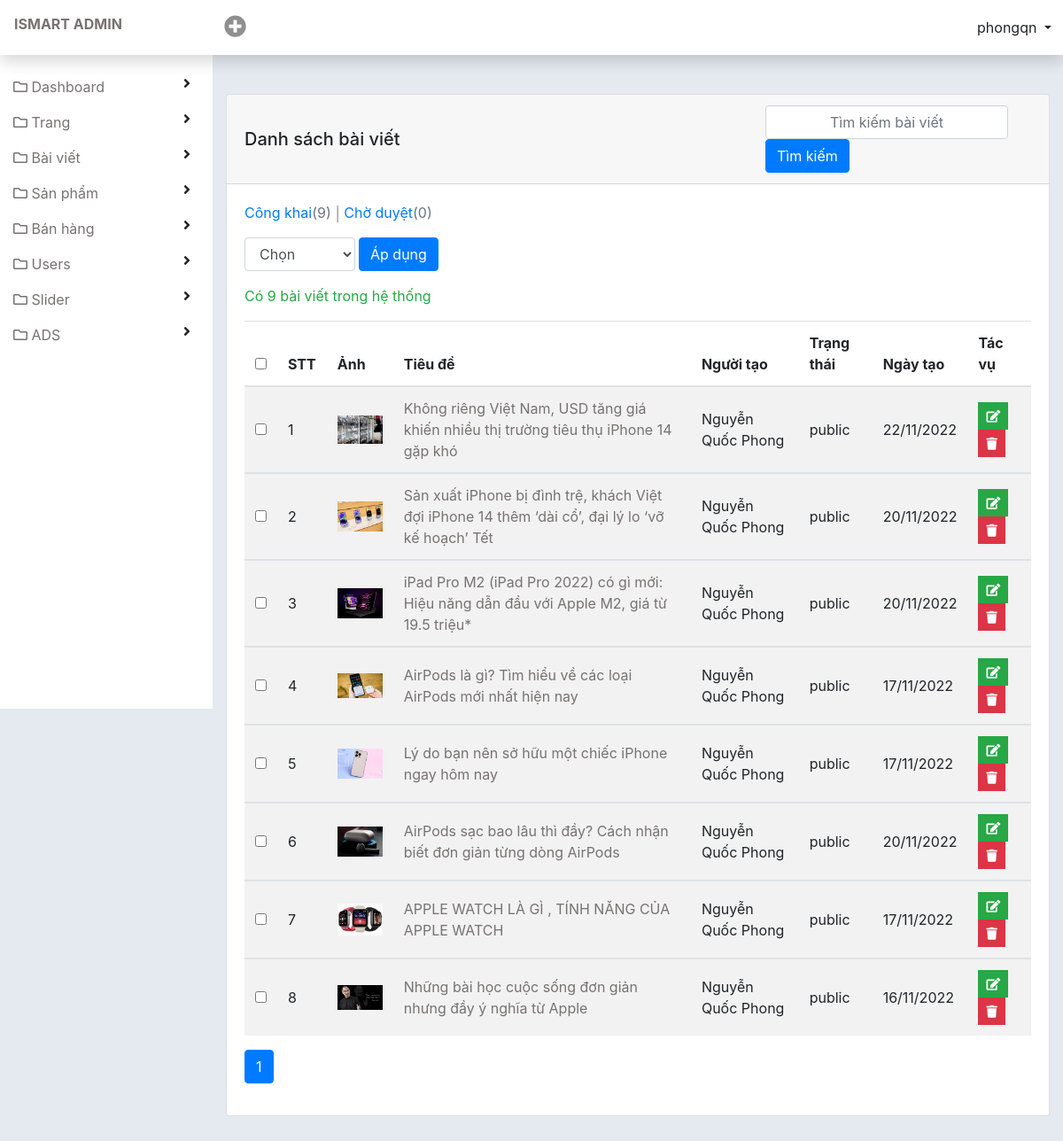
/admin/index.php?mod=post (signed in), run on the app's committed database.
### tables this page shows
CREATE TABLE `tbl_post` (
  `post_id` int(11) NOT NULL,
  `post_title` varchar(255) NOT NULL,
  `post_url` varchar(255) NOT NULL,
  `post_content` text NOT NULL,
  `post_thumb` varchar(255) NOT NULL,
  `status` set('public','pending') NOT NULL DEFAULT 'public',
  `cat_id` int(11) NOT NULL,
  `creator` varchar(255) NOT NULL,
  `created_at` int(11) NOT NULL,
  `update_at` int(11) NOT NULL,
  `updated_user` varchar(255) NOT NULL
);

### admin/libraries/database.php (called while the page is built, shortened)
<?php
function db_query($query_string)
{
    global $conn;
    $result = mysqli_query($conn, $query_string);
    return $result;
}
function db_fetch_array($query_string)
{
    $result = array();
    $mysqli_result = db_query($query_string);
    while ($row = mysqli_fetch_assoc($mysqli_result)) {
        $result[] = $row;
    }
    return $result;
}
function db_num_rows($query_string)
{
    $mysqli_result = db_query($query_string);
    return mysqli_num_rows($mysqli_result);
}

### admin/modules/post/models/indexModel.php (called while the page is built, shortened)
<?php
function get_number_post()
{
    $number = db_num_rows("select * from `tbl_post`");
    if ($number > 0) {
        return $number;
    }
    return 0;
}
function get_list_post($start = 1, $num_per_page = 5)
{
    return db_fetch_array("select `tbl_post`.*,`tbl_category`.`cat_title` from `tbl_post` inner join `tbl_category` on `tbl_post`.`cat_id` =  `tbl_category`.`cat_id` LIMIT {$start},{$num_per_page}");
}
function get_status($table, $field)
{
    $item = db_num_rows("select * from `{$table}` where `status` = '{$field}'");
    return $item;
}

### admin/modules/post/controllers/indexController.php (called while the page is built, shortened)
<?php
function indexAction()
{
    $num_per_page = 10;
    $total_row = get_number_post();
    $num_page = ceil($total_row / $num_per_page);
    $page = isset($_GET['page']) ? (int)$_GET['page'] : 1;
    $start = ($page - 1) * $num_per_page;
    $list_post = get_list_post($start, $num_per_page);
    $status_public = get_status('tbl_post', 'public');
    $status_pending = get_status('tbl_post', 'pending');
    $data = array(
        'list_post' => $list_post,
        'start' => $start,
        'num_page' => $num_page,
        'page' => $page,
        'total_row' => $total_row,
        'status_public' => $status_public,
        'status_pending' => $status_pending,
    );
    load_view('index', $data);
}

### admin/core/router.php (called while the page is built, shortened)
<?php
$action_name = get_action() . 'Action';
call_function(array('construct', $action_name));

### admin/core/appload.php (called while the page is built, shortened)
<?php
require CONFIGPATH . DIRECTORY_SEPARATOR . 'database.php';
require LIBPATH . DIRECTORY_SEPARATOR . 'database.php';
require COREPATH . DIRECTORY_SEPARATOR . 'base.php';
require COREPATH . DIRECTORY_SEPARATOR . 'router.php';

### admin/index.php (called while the page is built, shortened)
<?php
require COREPATH.DIRECTORY_SEPARATOR.'appload.php';

### admin/libraries/users.php (called while the page is built, shortened)
<?php
function is_login()
{
    if (isset($_SESSION['is_login']))
        return true;
    return false;
}

### admin/modules/post/views/indexView.php (the view, shortened to what this page needs)
<div id="page-body" class="d-flex">
    <div id="wp-content">
        <div class="container-fluid py-5">
            <div class="card">
                <div class="card-header font-weight-bold d-flex justify-content-between align-items-center">
                    <h5 class="m-0 ">Danh sách bài viết</h5>
                    <div class="form-search form-inline">
                        <form action="?mod=post&action=search" method="POST">
                            <input type="text" class="form-control form-search text-center" name="search" placeholder="Tìm kiếm bài viết">
                            <input type="submit" value="Tìm kiếm" class="btn btn-primary" name="btn_search">
                        </form>
                    </div>
                </div>
                <div class="card-body">
                    <div class="analytic">
                        <a href="" class="text-primary">Công khai<span class="text-muted">(<?php echo $status_public ?>)</span></a>
                        <a href="" class="text-primary">Chờ duyệt<span class="text-muted">(<?php echo $status_pending ?>)</span></a>
                    </div>
                    <form class="" method="POST">
                        <div class="form-action form-inline py-3">
                            <select class="form-control mr-1" id="" name="action">
                                <option value="">Chọn</option>
                            </select>
                            <input type="submit" name="btn_action" value="Áp dụng" class="btn btn-primary">
                        </div>
                        <p class="text-success">Có <?php echo $total_row ?> bài viết trong hệ thống</p>
                        <table class="table table-striped table-checkall">
                            <thead>
                                <tr>
                                    <th scope="col">
                                        <input name="checkall" type="checkbox">
                                    </th>
                                    <th scope="col">STT</th>
                                    <th scope="col">Ảnh</th>
                                    <th scope="col">Tiêu đề</th>
                                    <th scope="col">Người tạo</th>
                                    <th scope="col">Trạng thái</th>
                                    <th scope="col">Ngày tạo</th>
                                    <th scope="col">Tác vụ</th>
                                </tr>
                            </thead>
                            <?php
                            if (!empty($list_post)) {
                                $temp = $start;
                                foreach ($list_post as $item) {
                                    $temp++;
                            ?>
                                    <tbody>
                                        <tr>
                                            <td>
                                                <input type="checkbox" name="checkItem[]" value="<?php echo $item['post_id']; ?>">
                                            </td>
                                            <td scope="row"><?php echo $temp ?></td>
                                            <td>
                                                <img class="img-fluid" src="<?php if (!empty($item['post_thumb'])) {
                                                                                echo $item['post_thumb'];
                                                                            } else {
                                                                                echo 'http://via.placeholder.com/80X80';
                                                                            } ?>" width="80" height="80" alt="">
                                            </td>
                                            <td><a href=""><?php echo $item['post_title'] ?></a></td>
                                            <td><?php echo $item['creator'] ?></td>
                                            <td data-status=""><?php echo $item['status']; ?></td>
                                            <td><?php if (!empty($item['update_at'])) {
                                                    echo date('d/m/Y', $item['update_at']);
                                                } else
                                                    echo date('d/m/Y', $item['created_at']); ?>
                                            </td>
                                            <td>
                                                <a href="<?php echo "?mod=post&action=update&post_id={$item['post_id']}"; ?>" class="btn btn-success btn-sm rounded-0 text-white" type="button" data-toggle="tooltip" data-placement="top" title="Edit"><i class="fa fa-edit"></i></a>
                                                <a href="<?php echo "?mod=post&action=delete&post_id={$item['post_id']}"; ?>" class="btn btn-danger btn-sm rounded-0 text-white" type="button" data-toggle="tooltip" data-placement="top" title="Delete"><i class="fa fa-trash"></i></a>
                                            </td>
                                        </tr>
                                    </tbody>
                            <?php
                                }
                            }
                            ?>
                        </table>
                    </form>
                    <nav aria-label="Page navigation example">
                        <?php
                        echo get_pagging($num_page, $page, "?mod=post");
                        ?>
                    </nav>
                </div>
            </div>
        </div>
    </div>
</div>

### admin/core/base.php (shortened to what this page needs)
<?php
function get_module()
{
    global $config;
    $module = isset($_GET['mod']) ? $_GET['mod'] : $config['default_module'];
    return $module;
}
function load($type, $name)
{
    if ($type == 'lib')
        $path = LIBPATH . DIRECTORY_SEPARATOR . "{$name}.php";
}
function call_function($list_function = array())
{
    if (is_array($list_function)) {
        foreach ($list_function as $f) {
            if (function_exists($f())) {
                $f();
            }
        }
    }
}
function load_view($name, $data_send = array())
{
    $data = $data_send;
    $path = MODULESPATH . DIRECTORY_SEPARATOR . get_module() . DIRECTORY_SEPARATOR . 'views' . DIRECTORY_SEPARATOR . $name . 'View.php';
    if (file_exists($path)) {
        require $path;
    } else {
        echo "Không tìm thấy {$path}";
    }
}
function get_header($name = '')
{
    global $data;
    if (empty($name)) {
        $name = 'header';
    } else {
        $name = "header-{$name}";
    }
    $path = LAYOUTPATH . DIRECTORY_SEPARATOR . $name . '.php';
    if (file_exists($path)) {
        if (is_array($data)) {
            foreach ($data as $key => $a) {
                $$key = $a;
            }
        }
        require $path;
    } else {
        echo "Không tìm thấy {$path}";
    }
}
function get_footer($name = '')
{
    global $data;
    if (empty($name)) {
        $name = 'footer';
    } else {
        $name = "footer-{$name}";
    }
    $path = LAYOUTPATH . DIRECTORY_SEPARATOR . $name . '.php';
    if (file_exists($path)) {
        if (is_array($data)) {
            foreach ($data as $key => $a) {
                $$key = $a;
            }
        }
        require $path;
    } else {
        echo "Không tìm thấy {$path}";
    }
}
function get_sidebar($name = '')
{
    global $data;
    if (empty($name)) {
        $name = 'sidebar';
    } else {
        $name = "sidebar-{$name}";
    }
    $path = LAYOUTPATH . DIRECTORY_SEPARATOR . $name . '.php';
    if (file_exists($path)) {
        if (is_array($data)) {
            foreach ($data as $key => $a) {
                $$key = $a;
            }
        }
        require $path;
    } else {
        echo "Không tìm thấy {$path}";
    }
}

### admin/public/css/style.css (style rules this page uses)
a { color: #787272; }
#wp-content { flex: auto; min-height: 100vh; padding-top: 3.625rem; padding-left: 15rem; }
#page-body { background-color: #e5e9f0; }
.form-search { width: 300px; }
.table tr td { vertical-align: middle; }
.table-checkall input[type='checkbox'] { cursor: pointer; }
.analytic a { position: relative; padding-right: 5px; margin-right: 5px; }
.analytic a:not(:last-child):after { position: absolute; content: '|'; top: -1px; right: -5px; color: #8c8c8c; }

### data on the page
tbl_post: post_thumb (picture), post_title "Không riêng Việt Nam, USD tăng giá khiến nhiều thị trường tiêu thụ iPhone 14 gặp khó", creator "Nguyễn Quốc Phong", status "public", update_at "22/11/2022"
tbl_post: post_thumb (picture), post_title "Sản xuất iPhone bị đình trệ, khách Việt đợi iPhone 14 thêm ‘dài cổ’, đại lý lo ‘vỡ kế hoạch’ Tết", creator "Nguyễn Quốc Phong", status "public", update_at "20/11/2022"
tbl_post: post_thumb (picture), post_title "iPad Pro M2 (iPad Pro 2022) có gì mới: Hiệu năng dẫn đầu với Apple M2, giá từ 19.5 triệu*", creator "Nguyễn Quốc Phong", status "public", update_at "20/11/2022"
tbl_post: post_thumb (picture), post_title "AirPods là gì? Tìm hiểu về các loại AirPods mới nhất hiện nay", creator "Nguyễn Quốc Phong", status "public", update_at "17/11/2022"
tbl_post: post_thumb (picture), post_title "Lý do bạn nên sở hữu một chiếc iPhone ngay hôm nay", creator "Nguyễn Quốc Phong", status "public", update_at "17/11/2022"
tbl_post: post_thumb (picture), post_title "AirPods sạc bao lâu thì đầy? Cách nhận biết đơn giản từng dòng AirPods", creator "Nguyễn Quốc Phong", status "public", update_at "20/11/2022"
tbl_post: post_thumb (picture), post_title "APPLE WATCH LÀ GÌ , TÍNH NĂNG CỦA APPLE WATCH", creator "Nguyễn Quốc Phong", status "public", update_at "17/11/2022"
tbl_post: post_thumb (picture), post_title "Những bài học cuộc sống đơn giản nhưng đầy ý nghĩa từ Apple", creator "Nguyễn Quốc Phong", status "public", update_at "16/11/2022"

### other printed values
$status_public "9"
$status_pending "0"
$total_row "9"
